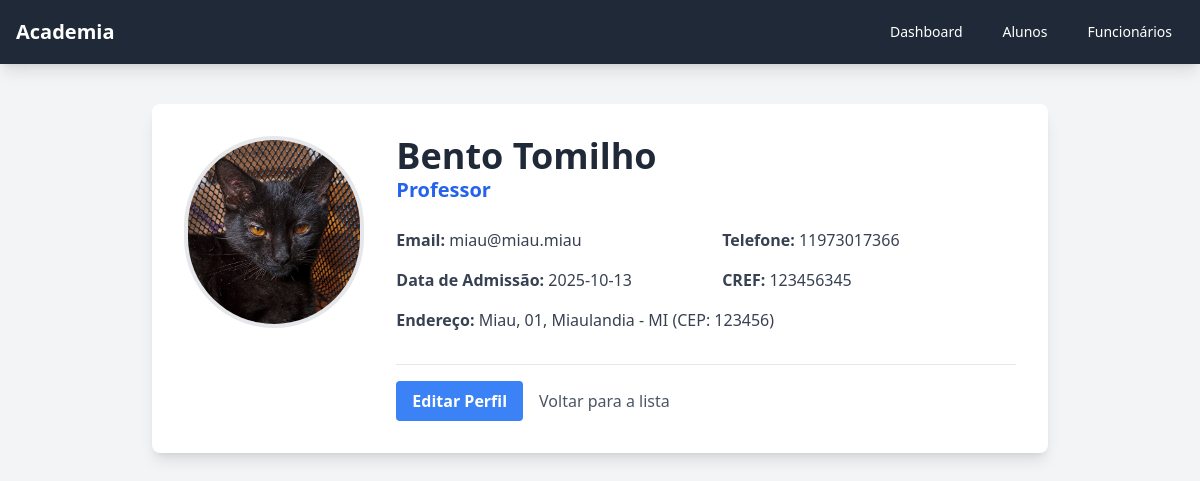
/funcionario/perfil/1, run on the app's committed database.
### app.py (models this page shows)
class Funcionario(db.Model):
    __tablename__ = 'funcionarios'
    id = db.Column(db.Integer, primary_key=True)
    nome = db.Column(db.String(100), nullable=False)
    foto = db.Column(db.String(100), nullable=True, default='default.png')
    cargo = db.Column(db.String(50), nullable=False)
    cref = db.Column(db.String(20), unique=True, nullable=True)
    endereco = db.Column(db.String(200), nullable=True)
    cidade = db.Column(db.String(100), nullable=True)
    estado = db.Column(db.String(2), nullable=True)
    cep = db.Column(db.String(9), nullable=True)
    telefone = db.Column(db.String(20), nullable=True)
    email = db.Column(db.String(100), unique=True, nullable=True)
    data_admissao = db.Column(db.String(10), nullable=True)

### app.py (the view)
@app.route('/funcionario/perfil/<int:funcionario_id>')
def perfil_funcionario(funcionario_id):
    funcionario = Funcionario.query.get_or_404(funcionario_id)
    return render_template('perfil_funcionario.html', funcionario=funcionario)

### templates/perfil_funcionario.html (shortened to what this page needs)
{% extends 'base.html' %}
{% block content %}
<div class="max-w-4xl mx-auto bg-white p-8 shadow-lg rounded-lg">
    <div class="flex flex-col md:flex-row items-center md:items-start">
        <img src="{{ url_for('static', filename='uploads/' + funcionario.foto) }}" alt="Foto de {{ funcionario.nome }}" class="w-48 h-48 rounded-full object-cover border-4 border-gray-200 mb-6 md:mb-0 md:mr-8">
        <div class="w-full">
            <h1 class="text-4xl font-bold text-gray-800">{{ funcionario.nome }}</h1>
            <p class="text-xl text-blue-600 font-semibold mb-4">{{ funcionario.cargo }}</p>
            <div class="grid grid-cols-1 md:grid-cols-2 gap-x-8 gap-y-4 mt-6 text-gray-700">
                <div><strong>Email:</strong> {{ funcionario.email or 'Não informado' }}</div>
                <div><strong>Telefone:</strong> {{ funcionario.telefone or 'Não informado' }}</div>
                <div><strong>Data de Admissão:</strong> {{ funcionario.data_admissao or 'Não informada' }}</div>
                <div><strong>CREF:</strong> {{ funcionario.cref or 'Não aplicável' }}</div>
                <div class="col-span-2"><strong>Endereço:</strong> {{ funcionario.endereco or 'Não informado' }}, {{ funcionario.cidade or '' }} - {{ funcionario.estado or '' }} (CEP: {{ funcionario.cep or 'N/A' }})</div>
            </div>
            <div class="mt-8 border-t pt-4 flex items-center space-x-4">
                 <a href="{{ url_for('editar_funcionario', funcionario_id=funcionario.id) }}" class="bg-blue-500 hover:bg-blue-600 text-white font-bold py-2 px-4 rounded">Editar Perfil</a>
                 <a href="{{ url_for('lista_funcionarios') }}" class="text-gray-600 hover:underline">Voltar para a lista</a>
            </div>
        </div>
    </div>
</div>
{% endblock %}

### data on the page
Funcionario: foto (picture), nome "Bento Tomilho", cargo "Professor", email "miau@miau.miau", telefone "11973017366", data_admissao "2025-10-13", cref "123456345", endereco "Miau, 01", cidade "Miaulandia", estado "MI", cep "123456"
